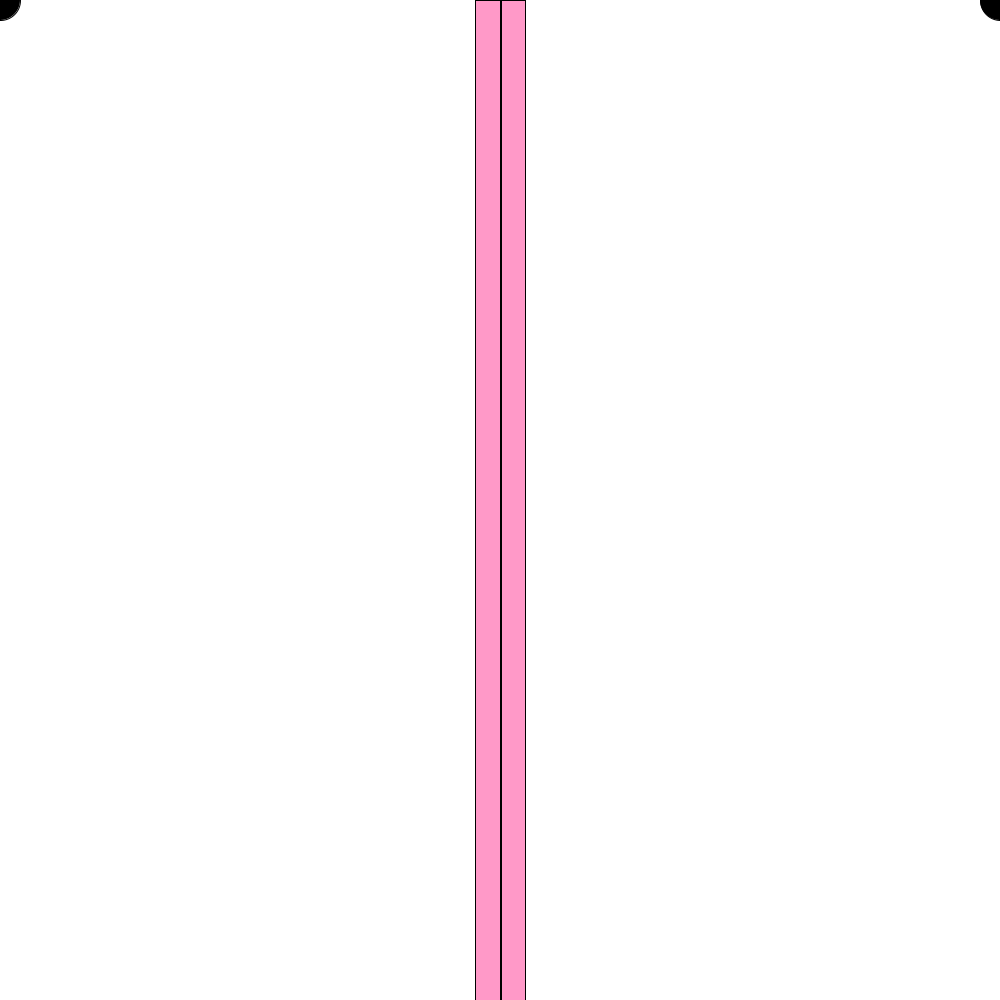
Frame 1 (no input)
Frame 60 (the mouse pressed at the canvas centre just before this capture): identical to frame 1, image omitted
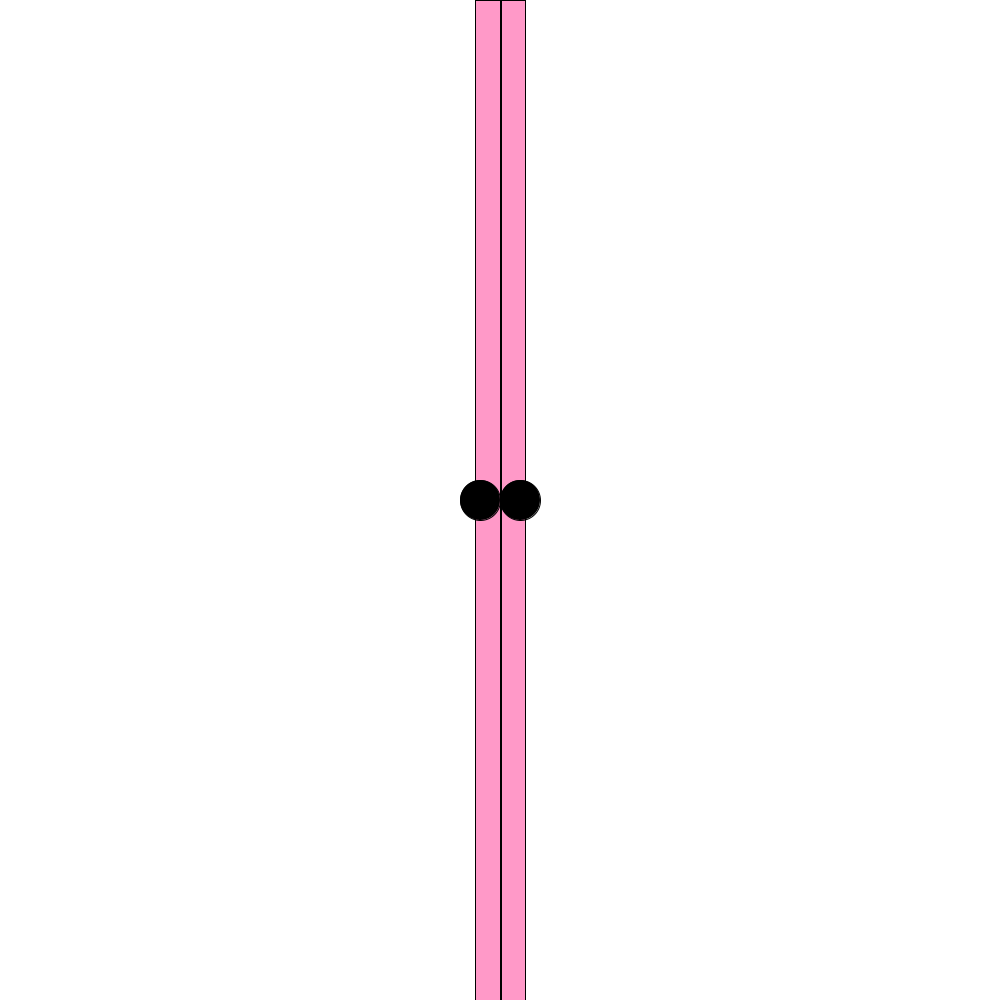
Frame 120 (the mouse held since frame 60 and released just before this capture)

The Processing sketch that drew these frames (run headless with seeded random() and noise(); from frame 60 on, the mouse is pressed at the canvas centre):

// Processing sketch: Spiegel
// ── Spiegel.pde
void setup() {
  size(1000, 1000);
  noStroke();
  fill(255, 153, 200);
};

int rad = 40;
int flächebreite = 50;

void draw() {
 background(255);
 
 if (mouseX >= width/2-20){
  mouseX = width/2 -20  ;
 }
 
 stroke(0);
 fill(255, 153, 200);
 rect(width/2 - 25,0,flächebreite,height);
 
 fill(0,0,0);
 rect(width/2,0,1,height);
 
 circle(mouseX, mouseY, rad); 
 
 circle(mouseX + ((width/2)- mouseX)*2, mouseY, rad);
}
